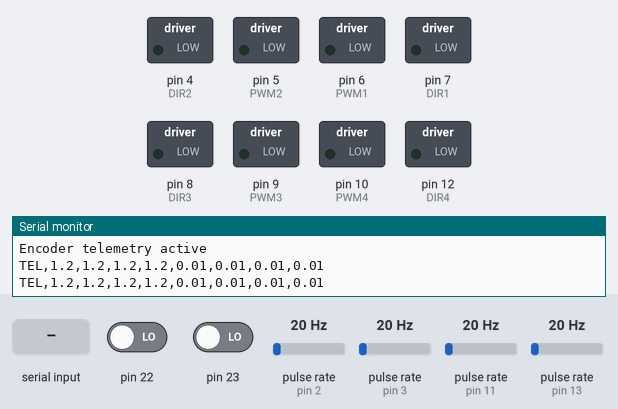
Recording of a sketch running on a simulated Arduino Uno, built with avr-gcc and run on an emulated ATmega328P. Shown: switched loads named in the sketch (green lamp = pin HIGH), the last lines printed to the serial monitor. Wiring (inferred from the names in the program): 4 × pulse sensor: data pin 2 / data pin 3 / data pin 11 / data pin 13. The inputs (shaded band) are chosen by the test bench; at power-on: pin 22 LOW, pin 23 LOW, pulse rate (sensors on pin 2, pin 3, pin 11, pin 13) 20 Hz.

Above: at 1.2 s.
1.3 s: "90,45\n" received over Serial
At 2.1 s:
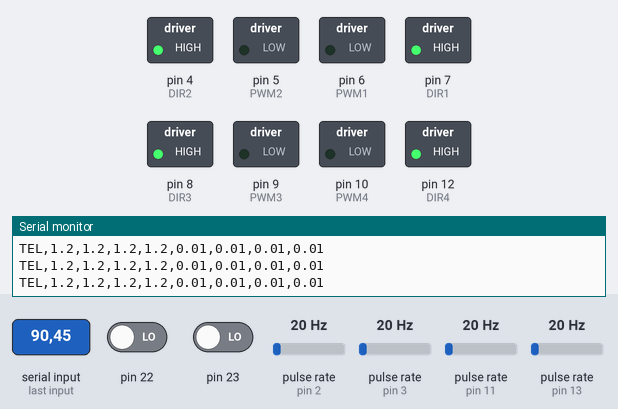
3.3 s: "30,150\n" received over Serial
At 3.7 s:
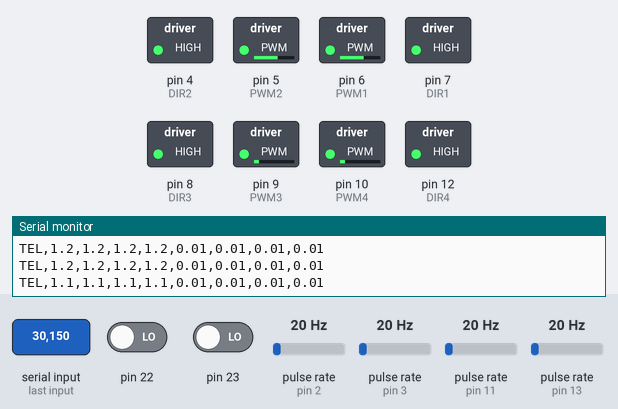
5.3 s: "1,90\n" received over Serial
At 5.7 s:
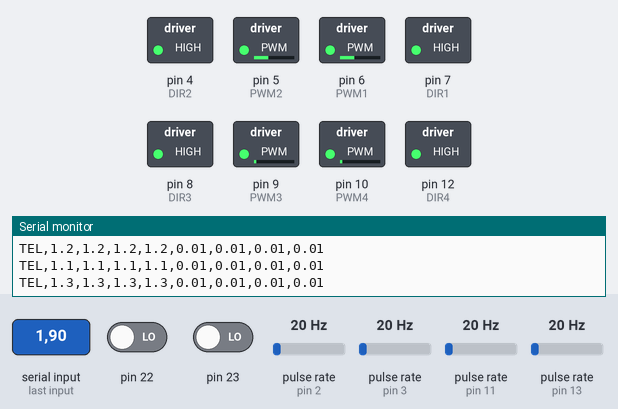
Timing chart, 0 to 8.3 s (numbered marks = the images above; inputs shaded):
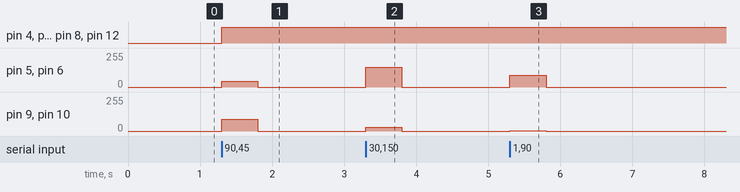

Measured:
- after the input at 1.3 s, pin 4 (DIR2), pin 7 (DIR1), pin 8 (DIR3), pin 12 (DIR4): LOW → HIGH at once; pin 5 (PWM2), pin 6 (PWM1): 0/255 → 45/255 at once, → 0/255 0.50 s later; pin 9 (PWM3), pin 10 (PWM4): 0/255 → 90/255 at once, → 0/255 0.50 s later
- after the input at 3.3 s, pin 5 (PWM2), pin 6 (PWM1): 0/255 → 150/255 at once, → 0/255 0.50 s later; pin 9 (PWM3), pin 10 (PWM4): 0/255 → 30/255 at once, → 0/255 0.50 s later
- after the input at 5.3 s, pin 5 (PWM2), pin 6 (PWM1): 0/255 → 90/255 at once, → 0/255 0.50 s later; pin 9 (PWM3), pin 10 (PWM4): 0/255 → 1/255 at once, → 0/255 0.50 s later

The sketch:

Encoders.ino
```cpp
#include <avr/interrupt.h>

// =====================================
// MOTOR PIN CONFIGURATION
// =====================================

// RIGHT SIDE

// Motor 1 - Front Right
const int PWM1 = 6;
const int DIR1 = 7;

// Motor 2 - Rear Right
const int PWM2 = 5;
const int DIR2 = 4;


// LEFT SIDE

// Motor 3 - Front Left
const int PWM3 = 9;
const int DIR3 = 8;

// Motor 4 - Rear Left
const int PWM4 = 10;
const int DIR4 = 12;


// =====================================
// ENCODER PIN CONFIGURATION
// =====================================

// Green C1 wires

const int ENC1 = 2;    // Front Right
const int ENC2 = 3;    // Rear Right
const int ENC3 = 11;   // Front Left
const int ENC4 = 13;   // Rear Left


// =====================================
// ENCODER COUNTERS
// =====================================

volatile unsigned long encoderCount1 = 0;
volatile unsigned long encoderCount2 = 0;
volatile unsigned long encoderCount3 = 0;
volatile unsigned long encoderCount4 = 0;


// Used for detecting rising edges on pins 11 and 13
volatile uint8_t previousPortB;


// =====================================
// ENCODER / WHEEL CONSTANTS
// =====================================

// Encoder produces 11 pulses per motor revolution
const float ENCODER_PPR = 11.0;

// 110 RPM motor gearbox
const float GEAR_RATIO = 90.0;

// Pulses for one wheel/output shaft revolution
const float PULSES_PER_REV =
    ENCODER_PPR * GEAR_RATIO;

// Wheel diameter = 65 mm
const float WHEEL_DIAMETER_M = 0.065;

// Wheel circumference
const float WHEEL_CIRCUMFERENCE_M =
    PI * WHEEL_DIAMETER_M;


// =====================================
// TIMING
// =====================================

// Calculate RPM twice per second
const unsigned long TELEMETRY_INTERVAL = 500;

unsigned long lastTelemetryTime = 0;


// Stop rover if commands from Pi stop arriving
const unsigned long COMMAND_TIMEOUT = 500;

unsigned long lastCommandTime = 0;


// =====================================
// SETUP
// =====================================

void setup()
{
  Serial.begin(115200);
  Serial.setTimeout(20);


  // -------------------------
  // Motor Pins
  // -------------------------

  pinMode(PWM1, OUTPUT);
  pinMode(DIR1, OUTPUT);

  pinMode(PWM2, OUTPUT);
  pinMode(DIR2, OUTPUT);

  pinMode(PWM3, OUTPUT);
  pinMode(DIR3, OUTPUT);

  pinMode(PWM4, OUTPUT);
  pinMode(DIR4, OUTPUT);


  // -------------------------
  // Encoder Pins
  // -------------------------

  pinMode(ENC1, INPUT_PULLUP);
  pinMode(ENC2, INPUT_PULLUP);
  pinMode(ENC3, INPUT_PULLUP);
  pinMode(ENC4, INPUT_PULLUP);


  // Pins 2 and 3 support normal external interrupts
  attachInterrupt(
      digitalPinToInterrupt(ENC1),
      encoder1ISR,
      RISING
  );

  attachInterrupt(
      digitalPinToInterrupt(ENC2),
      encoder2ISR,
      RISING
  );


  // -------------------------
  // Pin Change Interrupts
  // for Pins 11 and 13
  // -------------------------

  previousPortB = PINB;

  // Enable pin-change interrupts for Port B
  PCICR |= (1 << PCIE0);

  // Pin 11 = PB3 = PCINT3
  PCMSK0 |= (1 << PCINT3);

  // Pin 13 = PB5 = PCINT5
  PCMSK0 |= (1 << PCINT5);


  stopRover();

  lastTelemetryTime = millis();

  Serial.println("Rover controller started");
  Serial.println("Encoder telemetry active");
}


// =====================================
// MAIN LOOP
// =====================================

void loop()
{
  // ---------------------------------
  // Receive motor commands from Pi
  // ---------------------------------

  if (Serial.available() > 0)
  {
    String command = Serial.readStringUntil('\n');

    command.trim();

    int commaIndex = command.indexOf(',');

    if (commaIndex > 0)
    {
      int leftSpeed =
          command.substring(
              0,
              commaIndex
          ).toInt();

      int rightSpeed =
          command.substring(
              commaIndex + 1
          ).toInt();


      leftSpeed =
          constrain(leftSpeed, -255, 255);

      rightSpeed =
          constrain(rightSpeed, -255, 255);


      setDrive(
          leftSpeed,
          rightSpeed
      );

      lastCommandTime = millis();
    }
  }


  // ---------------------------------
  // Safety Timeout
  // ---------------------------------

  if (millis() - lastCommandTime >
      COMMAND_TIMEOUT)
  {
    stopRover();
  }


  // ---------------------------------
  // Calculate Encoder Telemetry
  // ---------------------------------

  unsigned long currentTime = millis();

  if (currentTime - lastTelemetryTime >=
      TELEMETRY_INTERVAL)
  {
    calculateTelemetry(currentTime);
  }
}


// =====================================
// MOTOR CONTROL
// =====================================

void setDrive(
    int leftSpeed,
    int rightSpeed
)
{
  // LEFT SIDE
  // Motors 3 and 4

  setMotor(
      PWM3,
      DIR3,
      leftSpeed
  );

  setMotor(
      PWM4,
      DIR4,
      leftSpeed
  );


  // RIGHT SIDE
  // Motors 1 and 2

  setMotor(
      PWM1,
      DIR1,
      rightSpeed
  );

  setMotor(
      PWM2,
      DIR2,
      rightSpeed
  );
}


// =====================================
// INDIVIDUAL MOTOR CONTROL
// =====================================

void setMotor(
    int pwmPin,
    int dirPin,
    int speed
)
{
  if (speed > 0)
  {
    digitalWrite(
        dirPin,
        HIGH
    );

    analogWrite(
        pwmPin,
        speed
    );
  }

  else if (speed < 0)
  {
    digitalWrite(
        dirPin,
        LOW
    );

    analogWrite(
        pwmPin,
        abs(speed)
    );
  }

  else
  {
    analogWrite(
        pwmPin,
        0
    );
  }
}


// =====================================
// STOP ALL MOTORS
// =====================================

void stopRover()
{
  analogWrite(PWM1, 0);
  analogWrite(PWM2, 0);
  analogWrite(PWM3, 0);
  analogWrite(PWM4, 0);
}


// =====================================
// ENCODER INTERRUPTS
// =====================================

// Motor 1 - Front Right
void encoder1ISR()
{
  encoderCount1++;
}


// Motor 2 - Rear Right
void encoder2ISR()
{
  encoderCount2++;
}


// =====================================
// PIN CHANGE INTERRUPT
// Pins 11 and 13
// =====================================

ISR(PCINT0_vect)
{
  uint8_t currentPortB = PINB;

  uint8_t changed =
      currentPortB ^ previousPortB;


  // --------------------------------
  // Motor 3
  // Pin 11 = PB3
  // Count rising edge
  // --------------------------------

  if (
      (changed & (1 << PB3)) &&
      (currentPortB & (1 << PB3))
     )
  {
    encoderCount3++;
  }


  // --------------------------------
  // Motor 4
  // Pin 13 = PB5
  // Count rising edge
  // --------------------------------

  if (
      (changed & (1 << PB5)) &&
      (currentPortB & (1 << PB5))
     )
  {
    encoderCount4++;
  }


  previousPortB = currentPortB;
}


// =====================================
// RPM + SPEED CALCULATION
// =====================================

void calculateTelemetry(
    unsigned long currentTime
)
{
  unsigned long elapsedTime =
      currentTime - lastTelemetryTime;


  // Temporarily disable interrupts
  // while copying pulse counts

  noInterrupts();

  unsigned long count1 =
      encoderCount1;

  unsigned long count2 =
      encoderCount2;

  unsigned long count3 =
      encoderCount3;

  unsigned long count4 =
      encoderCount4;


  // Reset counters for next interval

  encoderCount1 = 0;
  encoderCount2 = 0;
  encoderCount3 = 0;
  encoderCount4 = 0;

  interrupts();


  // ---------------------------------
  // RPM Calculation
  // ---------------------------------

  float rpm1 =
      (count1 * 60000.0) /
      (PULSES_PER_REV * elapsedTime);

  float rpm2 =
      (count2 * 60000.0) /
      (PULSES_PER_REV * elapsedTime);

  float rpm3 =
      (count3 * 60000.0) /
      (PULSES_PER_REV * elapsedTime);

  float rpm4 =
      (count4 * 60000.0) /
      (PULSES_PER_REV * elapsedTime);


  // ---------------------------------
  // Linear Speed - meters/second
  // ---------------------------------

  float speed1 =
      (rpm1 * WHEEL_CIRCUMFERENCE_M)
      / 60.0;

  float speed2 =
      (rpm2 * WHEEL_CIRCUMFERENCE_M)
      / 60.0;

  float speed3 =
      (rpm3 * WHEEL_CIRCUMFERENCE_M)
      / 60.0;

  float speed4 =
      (rpm4 * WHEEL_CIRCUMFERENCE_M)
      / 60.0;


  // ---------------------------------
  // Convert m/s to MPH
  // ---------------------------------

  float mph1 =
      speed1 * 2.23694;

  float mph2 =
      speed2 * 2.23694;

  float mph3 =
      speed3 * 2.23694;

  float mph4 =
      speed4 * 2.23694;


  // =================================
  // SEND TELEMETRY
  //
  // Order:
  // Front Left
  // Front Right
  // Rear Left
  // Rear Right
  // =================================

  Serial.print("TEL,");

  // Front Left - Motor 3
  Serial.print(rpm3, 1);
  Serial.print(",");

  // Front Right - Motor 1
  Serial.print(rpm1, 1);
  Serial.print(",");

  // Rear Left - Motor 4
  Serial.print(rpm4, 1);
  Serial.print(",");

  // Rear Right - Motor 2
  Serial.print(rpm2, 1);

  Serial.print(",");


  // Speeds in MPH

  // Front Left
  Serial.print(mph3, 2);
  Serial.print(",");

  // Front Right
  Serial.print(mph1, 2);
  Serial.print(",");

  // Rear Left
  Serial.print(mph4, 2);
  Serial.print(",");

  // Rear Right
  Serial.println(mph2, 2);


  lastTelemetryTime =
      currentTime;
}
```
